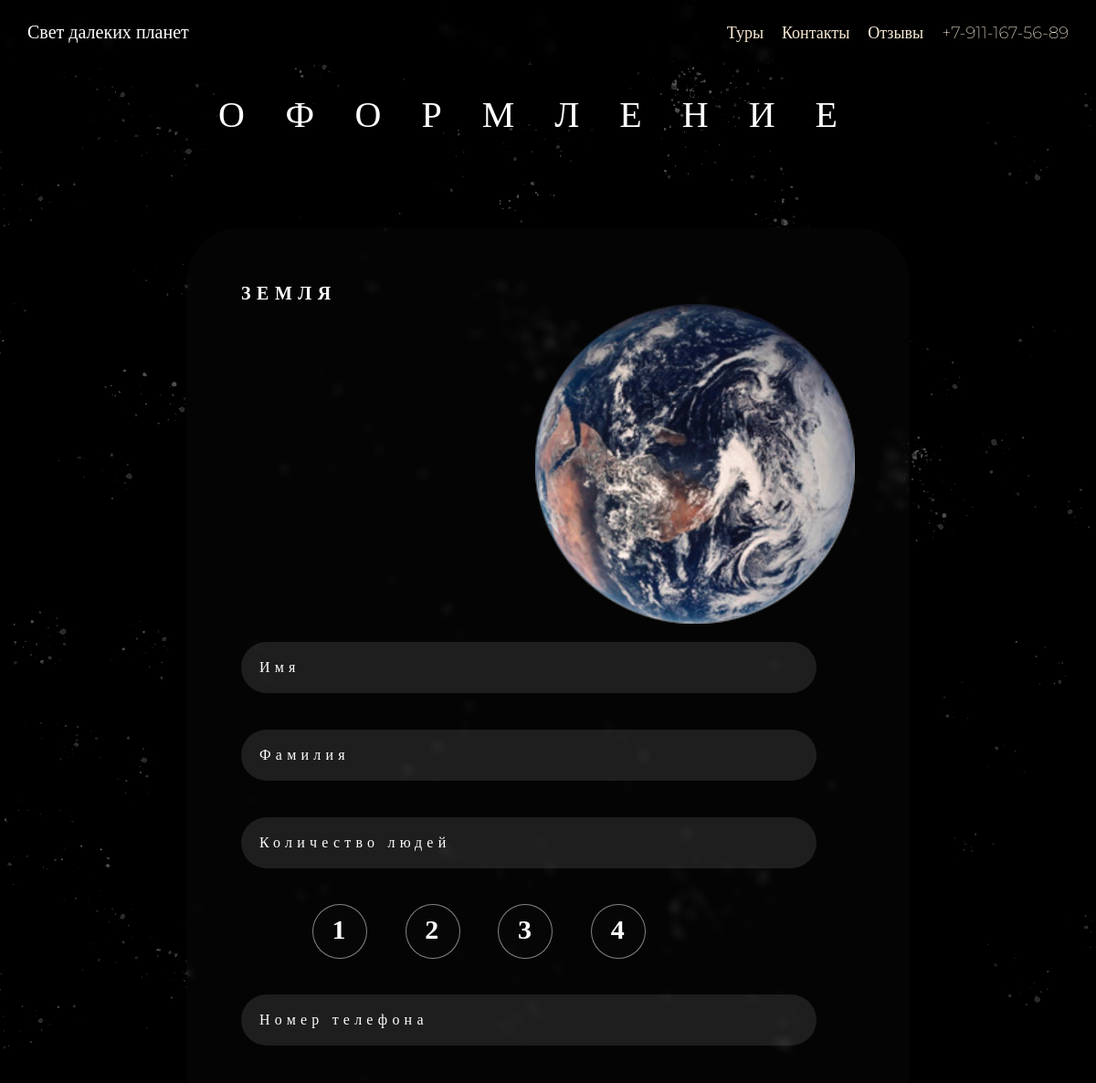
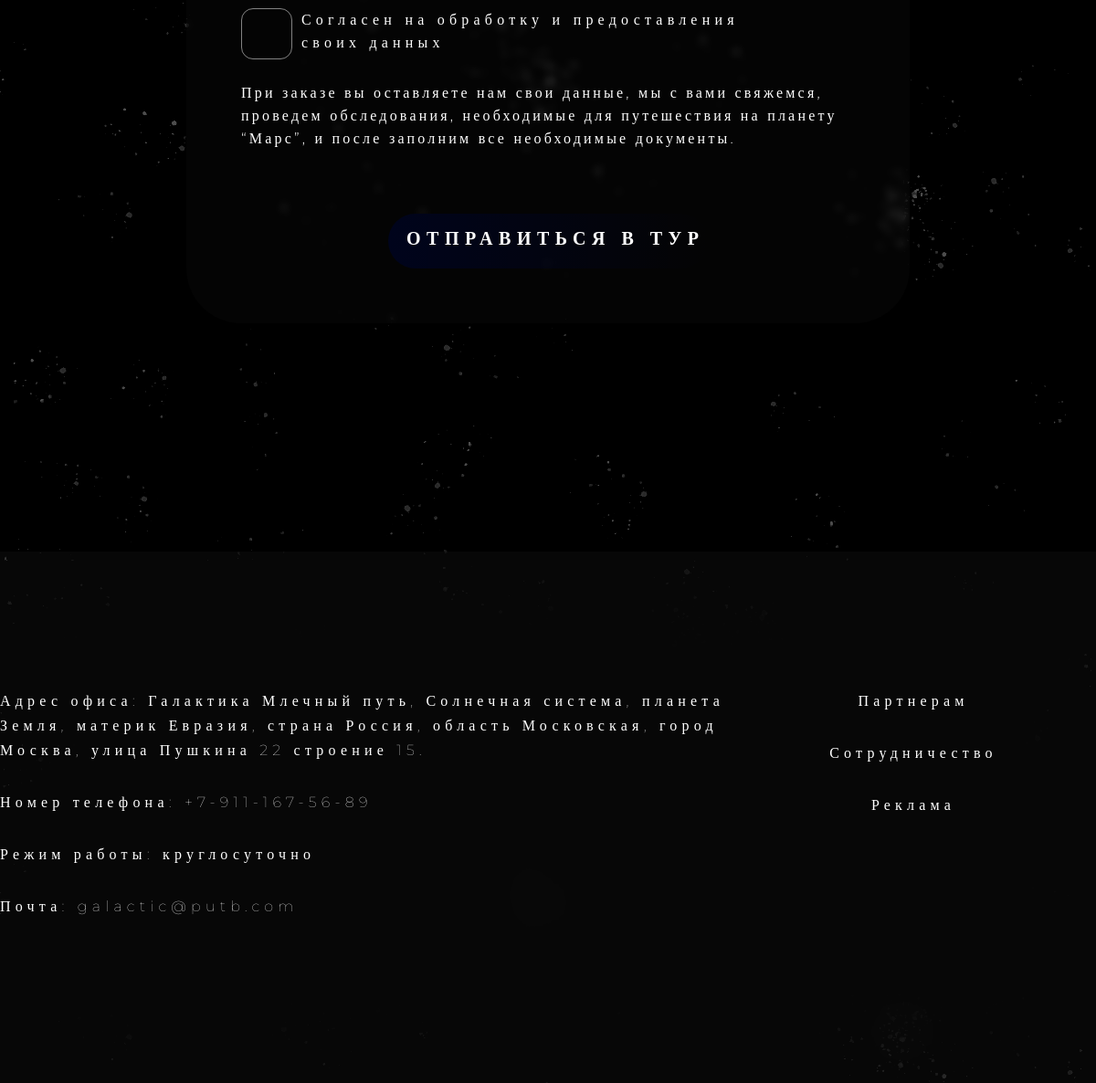
Screenshot of /registration.php?id=1 with the database file from the repository (2 pictures, top to bottom).
### tables this page shows
CREATE TABLE `planet` (
  `id` int(10) NOT NULL,
  `name` varchar(10) DEFAULT NULL,
  `shot_discription` text,
  `long_discription_1` text NOT NULL,
  `long_discription_2` text NOT NULL,
  `long_discription_3` text NOT NULL,
  `long_discription_4` text NOT NULL,
  `planet_image` varchar(10) NOT NULL
);

### registration.php (the view, shortened to what this page needs)
<?php
require_once 'php/db.php';
$planet_id = $_GET['id'];
$planet = mysqli_query($connection, "SELECT * FROM `planet` WHERE `id` = '$planet_id'");
$planet = mysqli_fetch_assoc($planet);
?>
<!DOCTYPE html>
<html lang="ru">
<head>
    <link rel="stylesheet" href="scss/header-footer.css">
    <link rel="stylesheet" href="scss/registration.css">
</head>
<body>
    <div class="content">
        <div class="wrapper">
        <?php require_once "php/blocks/header.php" ?>
            <div class="main-content">
                <div class="container">
                    <div class="heading">
                        <div class="text">
                            Оформление
                        </div>
                    </div>
                    <div class="planet-cart">
                        <div class="information">
                            <div class="under-text">
                                <?=$planet['name']?>
                            </div>
                            <div class="planeta">
                                <img src="/img/planets_image/<?=$planet['planet_image']?>.png" alt="">
                            </div>
                            <form action="">
                                <div class="input">
                                    <input type="text" placeholder="Имя">
                                    <input type="text" placeholder="Фамилия">
                                    <input type="text" placeholder="Количество людей">
                                    <div class="radio">
                                        <div class="button">1</div>
                                        <div class="button">2</div>
                                        <div class="button">3</div>
                                        <div class="button">4</div>
                                    </div>
                                    <input type="text" placeholder="Номер телефона">
                                </div>
                                <label class="wrapper-login01">
                                    <span class="style-login01"></span>
                                    <span class="text-login01">Согласен на
                                        обработку и предоставления своих данных</span>
                                </label>
                            </form>
                            <div class="bottom_text">
                                <p>При заказе вы оставляете нам свои данные, мы с вами свяжемся, проведем обследования,
                                    необходимые для путешествия на планету “Марс”, и после заполним все необходимые
                                    документы.
                                </p>
                            </div>
                            <div class="button-for-cart-planet">
                                <div class="text-for-button">
                                    Отправиться в тур
                                </div>
                            </div>
                        </div>
                    </div>
                </div>
            </div>
            <?php require_once "php/blocks/footer.php" ?>
        </div>
    </div>
</body>
</html>

### scss/header-footer.css (style rules this page uses)
* { margin: 0; padding: 0; }
.content { width: 100%; }
.container { max-width: 1200px; margin: 0 auto; }
html, body { height: 100%; line-height: 1; font-size: 16px; }

### rows the page displays
planet: name "ЗЕМЛЯ", planet_image (picture)
